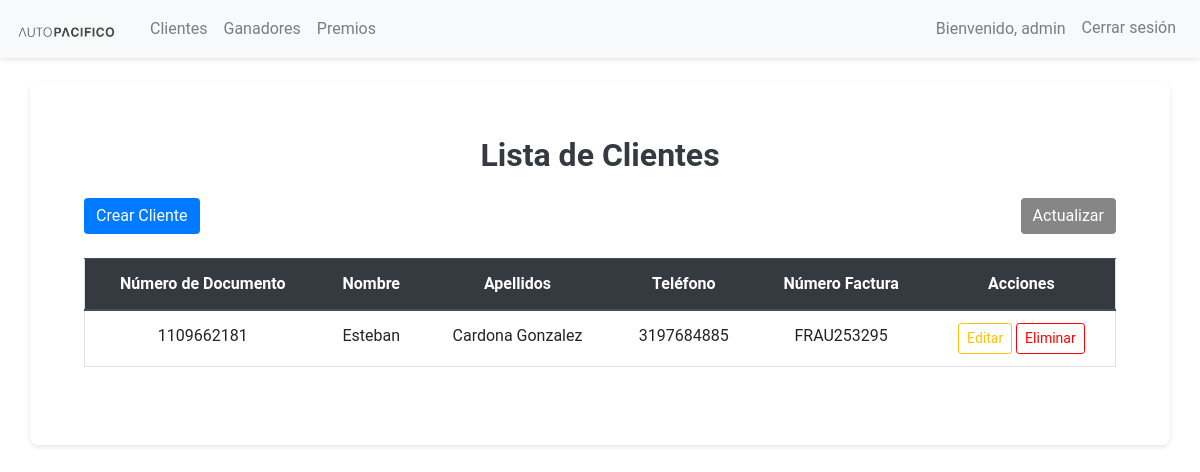
/ruleta/admin/clientes/ (signed in), run on an earlier commit of the app's database.
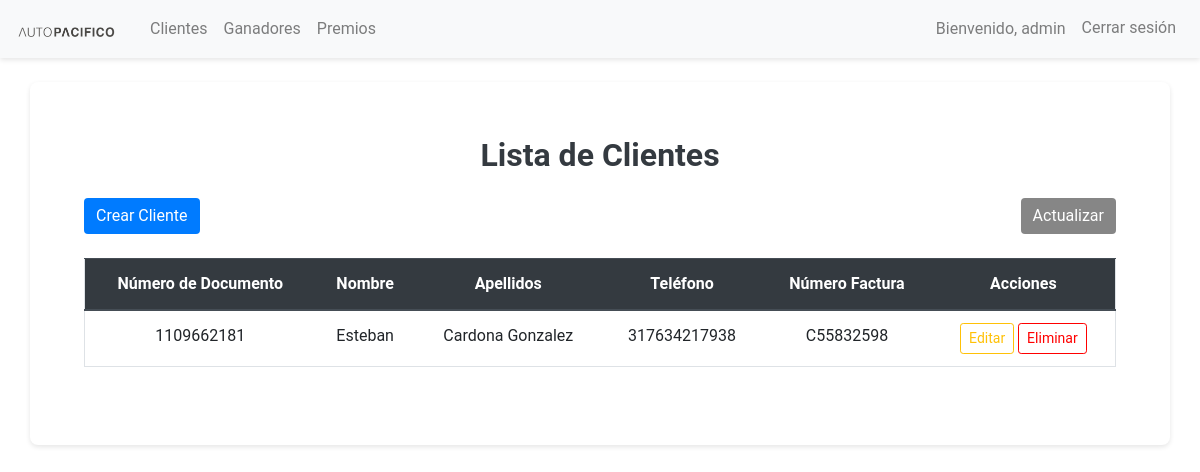
And on a later commit of the database.
### ruleta/models.py (models this page shows, shortened)
class Cliente(models.Model):
    user = models.OneToOneField(User, on_delete=models.CASCADE, null=True, blank=True)
    cedula = models.CharField(max_length=20, unique=True)
    nombre = models.CharField(max_length=100)
    apellidos = models.CharField(max_length=100)
    numero_telefono = models.CharField(
        max_length=15,
        validators=[
            RegexValidator(
                regex=r'^\+?[0-9]{7,15}$',
                message="El número de teléfono debe contener entre 7 y 15 dígitos, y puede incluir un '+' inicial."
            )
        ]
    )  # Campo obligatorio
    fecha_creacion = models.DateTimeField(auto_now_add=True)  # Fecha de creación
    numero_factura = models.CharField(
        max_length=50,
        unique=True,
        validators=[
            RegexValidator(
                r'^[A-Za-z0-9-]+$',
                'El número de factura debe contener solo letras, números y guiones.'
            )
        ]
    )

### ruleta/views.py (the view)
# urls.py: path('admin/clientes/', views.ClientesListView.as_view(), name='clientes_crud'),
class ClientesListView(UserPassesTestMixin, ListView):
    model = Cliente
    template_name = 'admin/clientes_crud.html'
    context_object_name = 'clientes'
    def test_func(self):
        return self.request.user.is_superuser

### ruleta/templates/admin/clientes_crud.html (shortened to what this page needs)
{% extends "base.html" %}
{% block content %}
<div class="container-fluid px-4 py-4">
    <h2 class="text-center mb-4">Lista de Clientes</h2>
    <div class="d-flex justify-content-between align-items-center mb-4">
        <a href="{% url 'crear_cliente' %}" class="btn btn-primary">
             Crear Cliente
        </a>
        <button onclick="location.reload();" class="btn btn-secondary">
             Actualizar
        </button>
    </div>
    <div class="table-responsive">
        <table class="table table-hover align-middle text-center">
            <thead class="thead-dark">
                <tr>
                    <th>Número de Documento</th>
                    <th>Nombre</th>
                    <th>Apellidos</th>
                    <th>Teléfono</th>
                    <th>Número Factura</th>
                    <th>Acciones</th>
                </tr>
            </thead>
            <tbody>
                {% for cliente in clientes %}
                <tr>
                    <td>{{ cliente.cedula }}</td>
                    <td>{{ cliente.nombre }}</td>
                    <td>{{ cliente.apellidos }}</td>
                    <td>{{ cliente.numero_telefono }}</td>
                    <td>{{ cliente.numero_factura }}</td>
                    <td>
                        <a href="{% url 'editar_cliente' cliente.pk %}" class="btn btn-sm btn-outline-warning">
                             Editar
                        </a>
                        <a href="{% url 'eliminar_cliente' cliente.pk %}" class="btn btn-sm btn-outline-danger">
                             Eliminar
                        </a>
                    </td>
                </tr>
                {% empty %}
                <tr>
                    <td colspan="6" class="text-muted">No hay clientes registrados.</td>
                </tr>
                {% endfor %}
            </tbody>
        </table>
    </div>
</div>
{% endblock %}

### ruleta/templates/base.html (shortened to what this page needs)
<!DOCTYPE html>
<html lang="en">
<head>
    <link rel="stylesheet" href="https://maxcdn.bootstrapcdn.com/bootstrap/4.5.2/css/bootstrap.min.css">
    {% load static %}
    <link rel="stylesheet" href="{% static 'ruleta/styles.css' %}">
</head>
<body>
    <nav class="navbar navbar-expand-lg navbar-light bg-light">
        <a class="navbar-brand" href="{% url 'dashboard' %}">
            <img src="{% static 'ruleta/img/logo.png' %}" alt="Logo" width="100" height="auto" justify="center">
        </a>
        <div class="collapse navbar-collapse" id="navbarNav">
            <ul class="navbar-nav mr-auto">
                <li class="nav-item">
                    <a class="nav-link" href="{% url 'clientes_crud' %}" justify="center">Clientes</a>
                </li>
                <li class="nav-item">
                    <a class="nav-link" href="{% url 'ganadores_crud' %}">Ganadores</a>
                </li>
                <li class="nav-item">
                    <a class="nav-link" href="{% url 'premios_crud' %}">Premios</a>
                </li>
            </ul>
            <ul class="navbar-nav ml-auto">
                {% if user.is_authenticated %}
                    <li class="nav-item">
                        <span class="nav-link">Bienvenido, {{ user.username }}</span>
                    </li>
                    <li class="nav-item">
                        <form method="post" action="{% url 'logout' %}">
                            <button type="submit" class="btn btn-outline-danger nav-link" style="border: none;">Cerrar sesión</button>
                        </form>
                    </li>
                {% else %}
                    <li class="nav-item">
                        <a class="nav-link btn btn-outline-primary" href="{% url 'login' %}">Iniciar sesión</a>
                    </li>
                {% endif %}
            </ul>
        </div>
    </nav>
    <div class="container mt-4">
        {% block content %}
        {% endblock %}
    </div>
</body>
</html>

### ruleta/static/ruleta/styles.css (style rules this page uses)
body { font-family: 'Roboto', sans-serif; background-color: #ffffff; color: #212529; line-height: 1.6; margin: 0; padding: 0; }
.navbar { background-color: #343a40; color: #f8f9fa; box-shadow: 0 2px 5px rgba(0, 0, 0, 0.1); }
.navbar .nav-link { color: #f8f9fa; transition: color 0.3s ease; }
.navbar-brand img { margin-right: 10px; }
.btn-outline-primary, .btn-outline-danger { color: #ff0000; border-color: #ff0000; transition: background-color 0.3s ease, color 0.3s ease; }
.btn-primary, .btn-secondary { background-color: #868686; border: none; color: #ffffff; transition: background-color 0.3s ease, box-shadow 0.3s ease; }
h2 { font-weight: bold; color: #343a40; text-align: center; margin-bottom: 30px; }
.container { background: #ffffff; padding: 30px; border-radius: 8px; box-shadow: 0 2px 5px rgba(0, 0, 0, 0.1); }
.table { border: 1px solid #dee2e6; margin-bottom: 1.5rem; border-radius: 8px; }
.thead-dark th { background-color: #343a40; color: #f8f9fa; }
.btn-primary, .btn-outline-primary { background-color: #007bff; border-color: #007bff; }
.btn-primary { background-color: #007bff; border-color: #007bff; }

What changed in the data, as far as the page shows it:
removed Cliente: cedula "1109662181", nombre "Esteban", apellidos "Cardona Gonzalez", numero_telefono "3197684885", numero_factura "FRAU253295"
added Cliente: cedula "1109662181", nombre "Esteban", apellidos "Cardona Gonzalez", numero_telefono "317634217938", numero_factura "C55832598"
